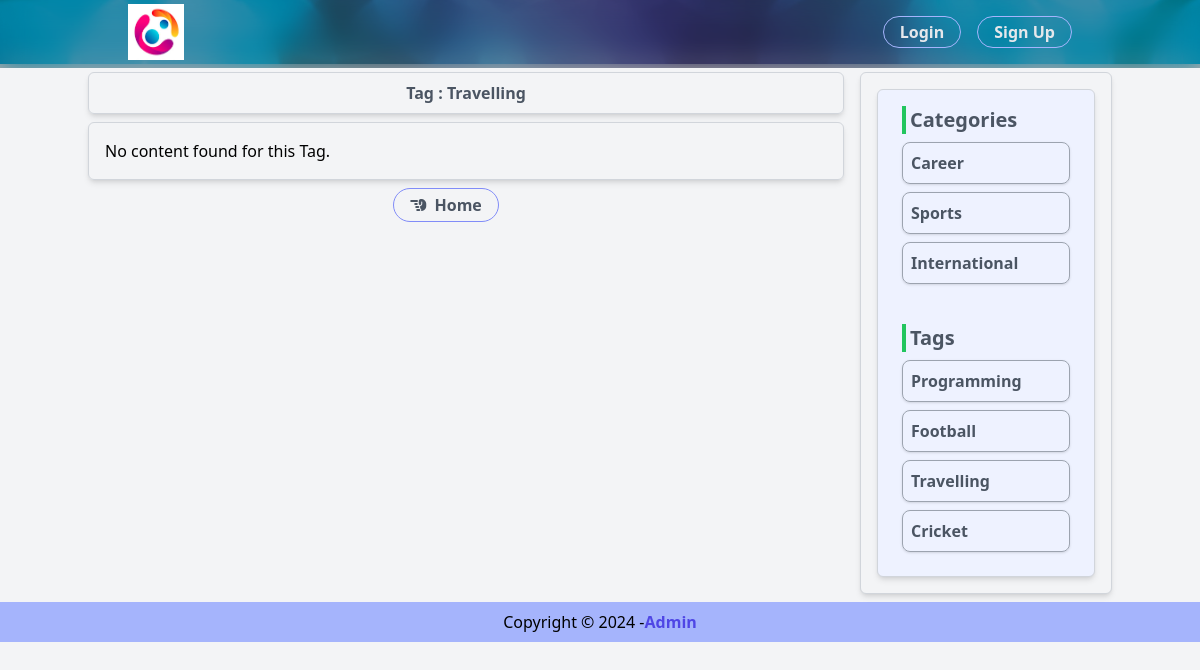
The page /frontend/page_by_tag.php?id=21 on the database its author committed.
### tables this page shows
CREATE TABLE `header_footer` (
  `id` int(11) NOT NULL,
  `name` varchar(255) NOT NULL,
  `logo_path` varchar(255) NOT NULL
);

CREATE TABLE `tags` (
  `id` int(11) NOT NULL,
  `name` varchar(50) NOT NULL
);

CREATE TABLE `categories` (
  `id` int(11) NOT NULL,
  `name` varchar(50) NOT NULL
);

### DB.php (called while the page is built, shortened)
<?php
class DB
{
  public $host = HOST;
  public $user = USER;
  public $password = PASSWORD;
  public $database = DATABASE;
  public $link;
  public function dbConnet()
  {
    $this->link = mysqli_connect(
      $this->host,
      $this->user,
      $this->password,
      $this->database
    );
  }
  public function select($query)
  {
    $result = mysqli_query($this->link, $query);
    if (mysqli_num_rows($result) > 0) {
      return $result;
    } else {
      return false;
    }
  }
}
?>

### classes/Parents.php (called while the page is built, shortened)
<?php
include_once "../DB.php";
class Parents
{
  public function __construct(){
    $this->db = new DB();
  }
}
?>

### classes/Navbar.php (called while the page is built, shortened)
<?php
include_once '../DB.php';
include_once "Parents.php";
class Navbar extends Parents
{
  public function showNav()
  {
    $query = "SELECT * FROM header_footer LIMIT 1";
    $result = $this->db->select($query);
    return $result;
  }
}
?>

### classes/Tag.php (called while the page is built, shortened)
<?php
include_once "Parents.php";
class Tag extends Parents
 {
    public function getTagById($categoryId)
    {
        $query = "SELECT * FROM tags WHERE id = '$categoryId'";
        $result = $this->db->select($query);
      return $result;
    }
    public function getContentByTagId($categoryId)
    {
        $query = "SELECT * FROM content WHERE tag_id = $categoryId";
        $result = $this->db->select($query);
      return $result;
    }
}
?>

### classes/Sidenav.php (called while the page is built, shortened)
<?php
include_once "../DB.php";
class Sidenav {
    public $db;
    public function __construct(){
      $this->db = new DB();
    }
    public function showCat()
    {
      $query = "SELECT * FROM categories";
      $result = $this->db->select($query);
      return $result;
    }
    public function showTag()
    {
      $query = "SELECT * FROM tags";
      $result = $this->db->select($query);
      return $result;
    }
}
?>

### classes/Footer.php (called while the page is built, shortened)
<?php
include_once "Parents.php";
class Footer extends Parents
{
  public $db;
  public function __construct()
  {
    $this->db = new DB();
  }
  public function showFooter()
  {
    $query = "SELECT * FROM header_footer";
    $result = $this->db->select($query);
    return $result;
  }
}
?>

### frontend/page_by_tag.php (the view, shortened to what this page needs)
<?php
include '../classes/Tag.php';
$tag = new Tag();
?>
<?php include "layout/head.php"; ?>
<body class="bg-gray-100 w-screen p-0 m-0">
  <?php include "layout/nav_bar.php"; ?>
  <main class="w-full mt-16">
    <?php
    if (isset($_GET['id'])) {
      $tagId = $_GET['id'];
      $tagResult = $tag->getTagById($tagId);
      $getContentByTagId = $tag->getContentByTagId($tagId);
      if ($tagResult) {
        $tag = $tagResult->fetch_assoc();
        ?>
        <div class=" container mx-auto flex">
          <div class="w-9/12">
            <div class="p-2 rounded-md shadow-md border border-gray-300 mt-2 text-center">
              <h1><span class="font-semibold text-gray-600">Tag :</span>
                <span class="font-bold text-gray-600">
                  <?php echo $tag['name']; ?>
                </span>
              </h1>
            </div>
            <div class="p-4 rounded-md shadow-md border border-gray-300 flex flex-wrap justify-between mt-2">
              <?php
              if ($getContentByTagId) {
                foreach ($getContentByTagId as $content) {
                  ?>
                  <div class="mb-4 w-1/3">
                    <div class="m-2 content-item rounded bg-indigo-50 p-2 border border-gray-300 shadow">
                      <div class="w-full">
                        <div class="m-1 p-1 content-item rounded bg-indigo-100 "
                          data-category-id="<?php echo $row['tag_id']; ?>">
                          <div class="mb-3 border-l-4 border-green-500">
                            <span class="ml-2 font-semibold text-gray-600">
                              <?php echo $content["title"]; ?>
                            </span><br>
                          </div>
                          <?php echo '<img class="h-40 w-full border border-gray-400  rounded" src="../backend/' . $content['image'] . '" alt="Logo">'; ?>
                          <div class="flex justify-between border-b border-gray-400 py-2">
                            <div class="flex gap-6 w-full">
                              <div class="font-semibold">
                                <span class="font-semibold text-gray-600 text-sm"><i
                                    class="fa-regular fa-calendar-days"></i></span>
                                <span class="text-gray-600 text-sm">
                                  <?php
                                  $updatedAt = strtotime($content["updated_at"]);
                                  echo date("F j, Y", $updatedAt);
                                  ?>
                                </span>
                                <br>
                              </div>
                              <div class="text-gray-600">
                                <span class="text-sm text-gray-600"><i class="fa-solid fa-clock"></i></span>
                                <span class="font-semibold text-sm">
                                  <?php echo $content["read_time"]; ?>
                                </span>
                                <span class="font-semibold text-sm ">min read</span>
                              </div>
                            </div>
                          </div>
                          <div class=" border-gray-400 py-2 text-gray-800 text-lg text-semibold">
                            <?php
                            $excerpt = generateExcerpt($content["description"]);
                            echo $excerpt;
                            ?>
                          </div>
                          <div class="flex mt-4 justify-end">
                            <a class="border border-indigo-400 rounded-3xl text-gray-600 px-4 py-1 hover:bg-indigo-400 transition hover:text-gray-100" href="user_details.php?id=<?=base64_encode($content['id'])?>">Show Details</a>
                            <!-- <button onclick="showDetails(<?php echo $content['id']; ?>)"
                              class="border border-indigo-400 rounded-3xl text-gray-600 px-4 py-1 hover:bg-indigo-400 transition hover:text-gray-100">Show
                              Details</button> -->
                            <script>
                              function showDetails(contentId) {
                                window.location.href = 'user_details.php?id=' + contentId;
                              }
                            </script>
                          </div>
                        </diV>
                      </diV>
                    </diV>
                  </div>
                  <?php
                }
              } else {
                echo "<p>No content found for this Tag.</p>";
              }
      } else {
        echo "<p>Tag not found.</p>";
      }
    } else {
      echo "<p>Invalid request. Please provide a tag ID.</p>";
    }
    ?>
        </div>
        <div class="text-right font-bold mr-10 flex justify-center my-2 "><a
            class="border border-indigo-400 rounded-3xl text-gray-600 px-4 py-1 hover:bg-indigo-400 transition hover:text-gray-100"
            href="index.php"><i class="fa-solid fa-hand-point-left"></i> &nbsp;Home</a>
        </div>
      </div>
      <?php include "layout/sidebar.php"; ?>
    </div>
  </main>
  <?php include "layout/footer.php"; ?>
</body>
</html>

### frontend/layout/nav_bar.php (shortened to what this page needs)
<?php
include '../classes/Navbar.php';
$nav = new Navbar();
$showNav = $nav->showNav();
if ($showNav->num_rows > 0) {
  $data = $showNav->fetch_assoc();
    ?>
  <div>
<nav class=" nav bg-indigo-300 py-1 h-16 flex justify-between items-center fixed w-full top-0 ">
<div class="w-full p-2  backdrop-blur-md bg-black/30">
<div class="container mx-auto flex items-center justify-between ">
<div class="ml-10">
  <a href="index.php">
  <?php echo '<img class="w-14 h-14" src="../backend/' . $data['logo_path'] . '" alt="Logo">'; ?>
  </a>
</div>
<div class="text-right font-bold mr-10 flex gap-4">
  <div class="">
    <a class="border border-indigo-300 rounded-3xl text-gray-200 px-4 py-1 hover:bg-indigo-300 transition hover:text-gray-500"
       href="../login.php">Login
    </a>
  </div>
  <div class="">
    <a class="border border-indigo-300 rounded-3xl text-gray-200 px-4 py-1 hover:bg-indigo-300 transition hover:text-gray-500"
       href="../register.php">Sign Up
    </a>
  </div>
</div>
</div>
</div>
</nav>
  </div>
    <?php
} else {
}
?>

### frontend/layout/sidebar.php
<?php
include '../classes/Sidenav.php';
$nav = new Sidenav();
$showCat = $nav->showCat();
$showTag= $nav->showTag();
?>
<div class="sidebar  w-3/12 ml-4">
  <div class="p-4 rounded-md shadow-md bg-gray-100 border border-gray-300 mt-2 ">
    <div class="bg-indigo-50 p-4 rounded-md shadow-md border border-gray-300 flex flex-wrap gap-2">
      <div class="w-full mb-6">
        <div class="text-gray-600 font-semibold text-xl border-l-4 border-green-500 ml-2 ">
          <p class="ml-1">Categories</p>
        </div>
        <?php
        foreach ($showCat as $category) {
          ?>
          <p>
            <a class="hover:bg-gray-200 border border-gray-400 m-2 block p-2 rounded-lg text-gray-600 font-semibold shadow "
              href="page_by_cat.php?id=<?php echo $category['id']; ?>"
              class="bg-blue-500 text-white px-4 py-2 rounded mr-2">
              <?php echo $category['name']; ?>
            </a>
          </p>
          <?php
        }
        ?>
      </div>
      <div class="w-full">
        <div class="text-gray-600 font-semibold text-xl border-l-4 border-green-500 ml-2 ">
          <p class="ml-1">Tags</p>
        </div>
        <?php
        foreach ($showTag as $tag) {
          ?>
          <p>
            <a class="hover:bg-gray-200 border border-gray-400 m-2 block p-2 rounded-lg text-gray-600 font-semibold shadow"
              href="page_by_tag.php?id=<?php echo $tag['id']; ?>" class="bg-blue-500 text-white px-4 py-2 rounded mr-2">
              <?php echo $tag['name']; ?>
            </a>
          </p>
          <?php
        }
        ?>
      </div>
    </div>
  </div>
</div>

### frontend/layout/footer.php
<?php
include '../classes/Footer.php';
$nav = new Footer();
$showNav = $nav->showFooter();
?>
<footer class="bg-indigo-300 h-10 my-2">
  <div class="flex items-center h-full justify-center">
    <p>Copyright &copy;
      <span>
        <?php
        $currentYear = date('Y');
        echo $currentYear;
        ?> -
      </span>
      <span class="font-semibold text-indigo-600">
        <?php
        foreach ($showNav as $footer) {
          echo '<h1 class="font-semibold text-indigo-600">' . $footer['name'] . '</h1>';
        }
        ?>
      </span>
    </p>
  </div>
</footer>

### frontend/layout/nav_bar.php (style rules this page uses)
.nav { background-image: url("../bgNav.png"); background-color: #cccccc; background-position: center; background-repeat: no-repeat; background-size: cover; }

### rows shown on the page
header_footer: logo_path (picture), name "Admin"
tags: name "Travelling"
categories: name "Career"
categories: name "Sports"
categories: name "International"
tags: name "Programming"
tags: name "Football"
tags: name "Cricket"
